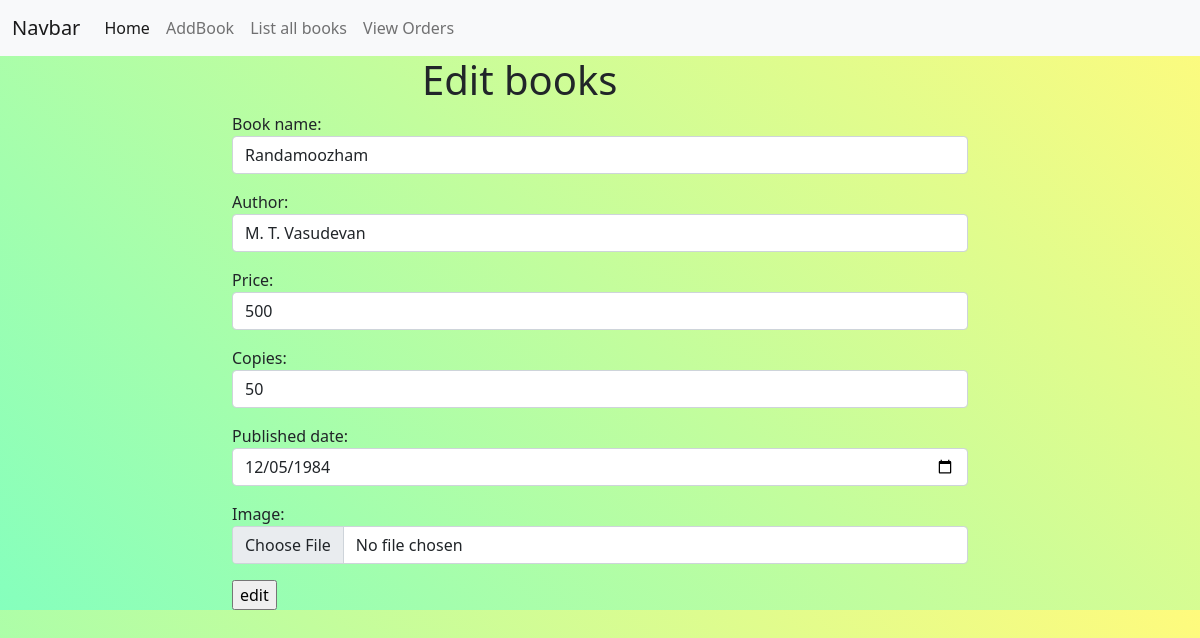
/owner/books/change/21 (signed in), run on the app's committed database.
### owner/models.py (models this page shows, shortened)
class Books(models.Model):
    book_name=models.CharField(max_length=120,unique=True)
    author=models.CharField(max_length=100)
    price=models.PositiveIntegerField()
    copies=models.PositiveIntegerField()
    published_date=models.DateField(null=True)
    image=models.ImageField(upload_to='images',null=True)

### owner/views.py (the view)
# urls.py: path('books/change/<int:id>',views.BookEditView.as_view(),name='bookedit'),
@method_decorator(owner_permission_required,name='dispatch')
class BookEditView(UpdateView):
    model=Books
    template_name='bookedit.html'
    form_class = BookForm
    pk_url_kwarg = 'id'
    success_url = reverse_lazy('listbook')

### owner/forms.py (shortened to what this page needs)
class BookForm(ModelForm):
    class Meta:
        model=Books
        fields='__all__'
        widgets={
            'book_name':forms.TextInput(attrs={'class':'form-control'}),
            'author':forms.TextInput(attrs={'class':'form-control'}),
            'price':forms.NumberInput(attrs={'class':'form-control'}),
            'copies':forms.NumberInput(attrs={'class':'form-control'}),
            'published_date':forms.DateInput(attrs={'class':'form-control','type':'date'}),
            'image':forms.FileInput(attrs={'class':'form-control'})
        }

### owner/templates/bookedit.html (shortened to what this page needs)
{%extends 'base.html'%}
{%block body_block%}
<div class="row">
    <div class="col-4"></div>
    <div class="col-4"><h1>Edit books</h1>
    </div>
    <div class="col-4"></div>
</div>
<div class="row">
    <div class="col-2"></div>
    <div class="col-8">
        <form action="" method="post" enctype="multipart/form-data">
            {{form.as_p}}
            <input type="submit" value="edit">
        </form>
    </div>
    <div class="col-2"></div>
</div>
{%endblock%}

### owner/static/css/style.css (style rules this page uses)
body { background-color: #85FFBD; background-image: linear-gradient(45deg, #85FFBD 0%, #FFFB7D 100%); }

### data on the page
Books: book_name "Randamoozham", author "M. T. Vasudevan", price "500", copies "50", published_date "12/05/1984"
